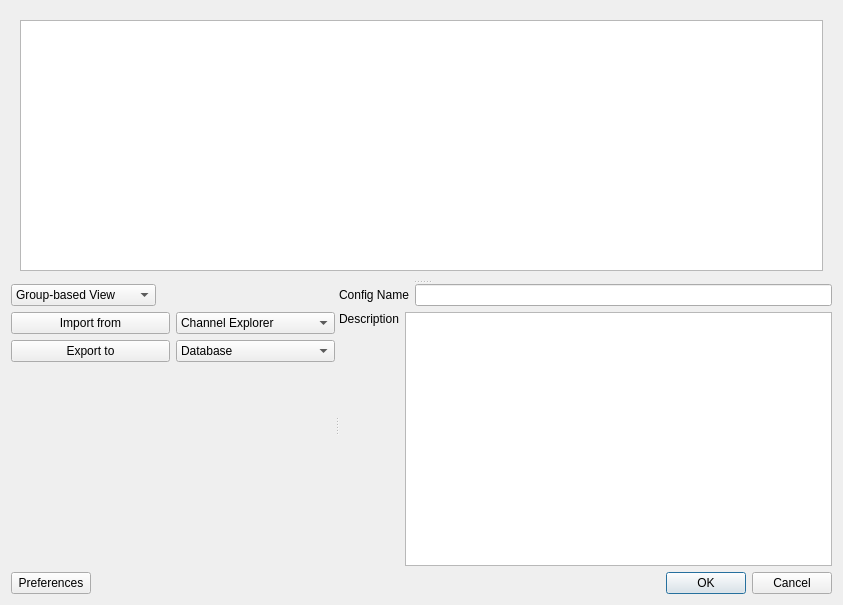
<?xml version="1.0" encoding="UTF-8"?>
<ui version="4.0">
 <class>Dialog</class>
 <widget class="QDialog" name="Dialog">
  <property name="geometry">
   <rect>
    <x>0</x>
    <y>0</y>
    <width>843</width>
    <height>605</height>
   </rect>
  </property>
  <property name="windowTitle">
   <string>Setup Dialog for Tuner Configuration</string>
  </property>
  <layout class="QGridLayout" name="gridLayout_3">
   <item row="0" column="0">
    <widget class="QSplitter" name="splitter_top_bottom">
     <property name="orientation">
      <enum>Qt::Vertical</enum>
     </property>
     <widget class="QStackedWidget" name="stackedWidget">
      <property name="currentIndex">
       <number>1</number>
      </property>
      <widget class="QWidget" name="page_tree">
       <layout class="QGridLayout" name="gridLayout_2">
        <item row="0" column="0">
         <widget class="QTreeView" name="treeView"/>
        </item>
       </layout>
      </widget>
      <widget class="QWidget" name="page_table">
       <layout class="QGridLayout" name="gridLayout">
        <item row="0" column="0">
         <widget class="QTableView" name="tableView"/>
        </item>
       </layout>
      </widget>
     </widget>
     <widget class="QSplitter" name="splitter_left_right">
      <property name="orientation">
       <enum>Qt::Horizontal</enum>
      </property>
      <widget class="QWidget" name="layoutWidget">
       <layout class="QVBoxLayout" name="verticalLayout_5">
        <item>
         <layout class="QHBoxLayout" name="horizontalLayout_5">
          <item>
           <widget class="QComboBox" name="comboBox_view">
            <item>
             <property name="text">
              <string>Group-based View</string>
             </property>
            </item>
            <item>
             <property name="text">
              <string>Channel-based View</string>
             </property>
            </item>
           </widget>
          </item>
          <item>
           <spacer name="horizontalSpacer_2">
            <property name="orientation">
             <enum>Qt::Horizontal</enum>
            </property>
            <property name="sizeHint" stdset="0">
             <size>
              <width>40</width>
              <height>20</height>
             </size>
            </property>
           </spacer>
          </item>
         </layout>
        </item>
        <item>
         <layout class="QHBoxLayout" name="horizontalLayout_4">
          <item>
           <layout class="QVBoxLayout" name="verticalLayout_4">
            <item>
             <widget class="QPushButton" name="pushButton_import">
              <property name="text">
               <string>Import from</string>
              </property>
             </widget>
            </item>
            <item>
             <widget class="QPushButton" name="pushButton_export">
              <property name="text">
               <string>Export to</string>
              </property>
             </widget>
            </item>
           </layout>
          </item>
          <item>
           <layout class="QVBoxLayout" name="verticalLayout_3">
            <item>
             <widget class="QComboBox" name="comboBox_import">
              <item>
               <property name="text">
                <string>Channel Explorer</string>
               </property>
              </item>
              <item>
               <property name="text">
                <string>Database</string>
               </property>
              </item>
              <item>
               <property name="text">
                <string>HDF5 File</string>
               </property>
              </item>
              <item>
               <property name="text">
                <string>JSON File</string>
               </property>
              </item>
              <item>
               <property name="text">
                <string>Text File</string>
               </property>
              </item>
             </widget>
            </item>
            <item>
             <widget class="QComboBox" name="comboBox_export">
              <item>
               <property name="text">
                <string>Database</string>
               </property>
              </item>
              <item>
               <property name="text">
                <string>HDF5 File</string>
               </property>
              </item>
              <item>
               <property name="text">
                <string>JSON File</string>
               </property>
              </item>
              <item>
               <property name="text">
                <string>Text File</string>
               </property>
              </item>
             </widget>
            </item>
           </layout>
          </item>
         </layout>
        </item>
        <item>
         <spacer name="verticalSpacer_2">
          <property name="orientation">
           <enum>Qt::Vertical</enum>
          </property>
          <property name="sizeHint" stdset="0">
           <size>
            <width>20</width>
            <height>18</height>
           </size>
          </property>
         </spacer>
        </item>
       </layout>
      </widget>
      <widget class="QWidget" name="layoutWidget">
       <layout class="QVBoxLayout" name="verticalLayout_2">
        <item>
         <layout class="QHBoxLayout" name="horizontalLayout">
          <item>
           <widget class="QLabel" name="label">
            <property name="text">
             <string>Config Name</string>
            </property>
           </widget>
          </item>
          <item>
           <widget class="QLineEdit" name="lineEdit_config_name"/>
          </item>
         </layout>
        </item>
        <item>
         <layout class="QHBoxLayout" name="horizontalLayout_3">
          <item>
           <layout class="QVBoxLayout" name="verticalLayout">
            <item>
             <widget class="QLabel" name="label_2">
              <property name="text">
               <string>Description</string>
              </property>
             </widget>
            </item>
            <item>
             <spacer name="verticalSpacer">
              <property name="orientation">
               <enum>Qt::Vertical</enum>
              </property>
              <property name="sizeHint" stdset="0">
               <size>
                <width>20</width>
                <height>40</height>
               </size>
              </property>
             </spacer>
            </item>
           </layout>
          </item>
          <item>
           <widget class="QTextEdit" name="textEdit"/>
          </item>
         </layout>
        </item>
       </layout>
      </widget>
     </widget>
    </widget>
   </item>
   <item row="1" column="0">
    <layout class="QHBoxLayout" name="horizontalLayout_2">
     <item>
      <widget class="QPushButton" name="pushButton_preferences">
       <property name="text">
        <string>Preferences</string>
       </property>
      </widget>
     </item>
     <item>
      <spacer name="horizontalSpacer">
       <property name="orientation">
        <enum>Qt::Horizontal</enum>
       </property>
       <property name="sizeHint" stdset="0">
        <size>
         <width>40</width>
         <height>20</height>
        </size>
       </property>
      </spacer>
     </item>
     <item>
      <widget class="QDialogButtonBox" name="buttonBox">
       <property name="orientation">
        <enum>Qt::Horizontal</enum>
       </property>
       <property name="standardButtons">
        <set>QDialogButtonBox::Cancel|QDialogButtonBox::Ok</set>
       </property>
      </widget>
     </item>
    </layout>
   </item>
  </layout>
 </widget>
 <resources/>
 <connections>
  <connection>
   <sender>buttonBox</sender>
   <signal>accepted()</signal>
   <receiver>Dialog</receiver>
   <slot>accept()</slot>
   <hints>
    <hint type="sourcelabel">
     <x>248</x>
     <y>254</y>
    </hint>
    <hint type="destinationlabel">
     <x>157</x>
     <y>274</y>
    </hint>
   </hints>
  </connection>
  <connection>
   <sender>buttonBox</sender>
   <signal>rejected()</signal>
   <receiver>Dialog</receiver>
   <slot>reject()</slot>
   <hints>
    <hint type="sourcelabel">
     <x>316</x>
     <y>260</y>
    </hint>
    <hint type="destinationlabel">
     <x>286</x>
     <y>274</y>
    </hint>
   </hints>
  </connection>
 </connections>
</ui>
